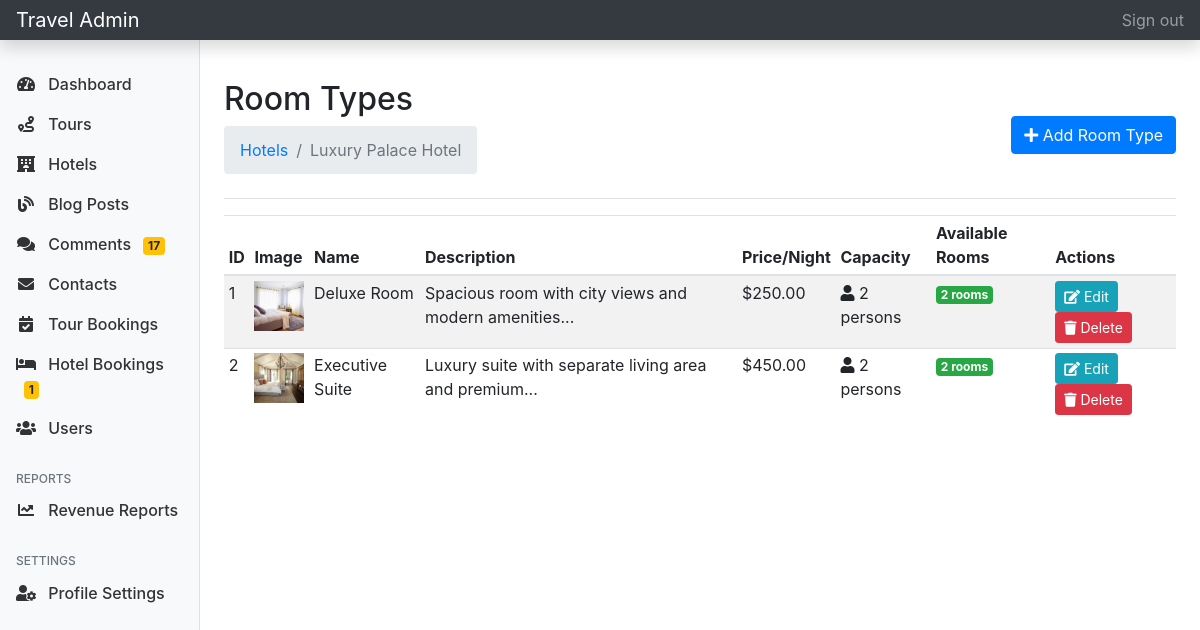
/admin/room_types.php?hotel_id=1 (signed in), run on the app's committed database.
### tables this page shows
CREATE TABLE `hotels` (
  `id` int(11) NOT NULL,
  `name` varchar(255) NOT NULL,
  `description` text NOT NULL,
  `location` varchar(255) NOT NULL,
  `address` varchar(255) NOT NULL,
  `rating` decimal(2,1) DEFAULT 0.0,
  `amenities` text DEFAULT NULL,
  `image` varchar(255) DEFAULT NULL,
  `created_at` timestamp NOT NULL DEFAULT current_timestamp(),
  `updated_at` timestamp NOT NULL DEFAULT current_timestamp() ON UPDATE current_timestamp()
);

CREATE TABLE `room_types` (
  `id` int(11) NOT NULL,
  `hotel_id` int(11) NOT NULL,
  `name` varchar(255) NOT NULL,
  `description` text DEFAULT NULL,
  `price` decimal(10,2) NOT NULL,
  `capacity` int(11) NOT NULL DEFAULT 2,
  `available_rooms` int(11) NOT NULL DEFAULT 0,
  `amenities` text DEFAULT NULL,
  `image` varchar(255) DEFAULT NULL,
  `created_at` timestamp NOT NULL DEFAULT current_timestamp()
);

### admin/room_types.php (the view, shortened to what this page needs)
<?php
require_once 'auth.php';
$hotel_id = isset($_GET['hotel_id']) ? (int)$_GET['hotel_id'] : 0;
$stmt = $pdo->prepare("SELECT * FROM hotels WHERE id = ?");
$stmt->execute([$hotel_id]);
$hotel = $stmt->fetch();
$stmt = $pdo->prepare("
    SELECT id, name, description, price, capacity,
           COALESCE(available_rooms, 0) as available_rooms,
           image
    FROM room_types
    WHERE hotel_id = ?
    ORDER BY price ASC
");
$stmt->execute([$hotel_id]);
$room_types = $stmt->fetchAll();
?>
<!DOCTYPE html>
<html lang="en">
<head>
    <link href="https://stackpath.bootstrapcdn.com/bootstrap/4.5.2/css/bootstrap.min.css" rel="stylesheet">
    <link href="https://cdnjs.cloudflare.com/ajax/libs/font-awesome/5.15.1/css/all.min.css" rel="stylesheet">
</head>
<body>
    <?php include 'includes/admin_header.php'; ?>
    <div class="container-fluid">
        <div class="row">
            <?php include 'includes/admin_sidebar.php'; ?>
            <main role="main" class="col-md-9 ml-sm-auto col-lg-10 px-md-4 py-4">
                <div class="d-flex justify-content-between flex-wrap flex-md-nowrap align-items-center pt-3 pb-2 mb-3 border-bottom">
                    <div>
                        <h1 class="h2">Room Types</h1>
                        <nav aria-label="breadcrumb">
                            <ol class="breadcrumb">
                                <li class="breadcrumb-item"><a href="hotels.php">Hotels</a></li>
                                <li class="breadcrumb-item active"><?php echo htmlspecialchars($hotel['name']); ?></li>
                            </ol>
                        </nav>
                    </div>
                    <a href="room_type_form.php?hotel_id=<?php echo $hotel_id; ?>" class="btn btn-primary">
                        <i class="fas fa-plus"></i> Add Room Type
                    </a>
                </div>
                <div class="table-responsive">
                    <table class="table table-striped table-sm">
                        <thead>
                            <tr>
                                <th>ID</th>
                                <th>Image</th>
                                <th>Name</th>
                                <th>Description</th>
                                <th>Price/Night</th>
                                <th>Capacity</th>
                                <th>Available Rooms</th>
                                <th>Actions</th>
                            </tr>
                        </thead>
                        <tbody>
                            <?php foreach ($room_types as $room): ?>
                                <tr>
                                    <td><?php echo $room['id']; ?></td>
                                    <td>
                                        <?php if ($room['image']): ?>
                                            <img src="../images/rooms/<?php echo htmlspecialchars($room['image']); ?>"
                                                alt="<?php echo htmlspecialchars($room['name']); ?>"
                                                style="width: 50px; height: 50px; object-fit: cover;">
                                        <?php else: ?>
                                            <span class="text-muted">No image</span>
                                        <?php endif; ?>
                                    </td>
                                    <td><?php echo htmlspecialchars($room['name']); ?></td>
                                    <td><?php echo htmlspecialchars(substr($room['description'], 0, 50)) . '...'; ?></td>
                                    <td>$<?php echo number_format($room['price'], 2); ?></td>
                                    <td>
                                        <i class="fas fa-user"></i> <?php echo $room['capacity']; ?> persons
                                    </td>
                                    <td>
                                        <span class="badge badge-<?php echo (int)$room['available_rooms'] > 0 ? 'success' : 'danger'; ?>">
                                            <?php echo (int)$room['available_rooms']; ?> rooms
                                        </span>
                                    </td>
                                    <td>
                                        <a href="room_type_form.php?id=<?php echo $room['id']; ?>&hotel_id=<?php echo $hotel_id; ?>"
                                            class="btn btn-sm btn-info">
                                            <i class="fas fa-edit"></i> Edit
                                        </a>
                                        <a href="room_types.php?action=delete&id=<?php echo $room['id']; ?>&hotel_id=<?php echo $hotel_id; ?>"
                                            class="btn btn-sm btn-danger"
                                            onclick="return confirm('Are you sure you want to delete this room type?');">
                                            <i class="fas fa-trash"></i> Delete
                                        </a>
                                    </td>
                                </tr>
                            <?php endforeach; ?>
                        </tbody>
                    </table>
                </div>
            </main>
        </div>
    </div>
</body>
</html>

### admin/includes/admin_sidebar.php (style rules this page uses)
.badge { font-size: 0.75rem; }

### data on the page
hotels: name "Luxury Palace Hotel"
room_types: id "1", image (picture), name "Deluxe Room", description "Spacious room with city views and modern amenities", price "250.00", capacity "2", available_rooms "2"
room_types: id "2", image (picture), name "Executive Suite", description "Luxury suite with separate living area and premium", price "450.00", capacity "2", available_rooms "2"

### other printed values
$pending_count "17"
$pending_hotel_bookings "1"
